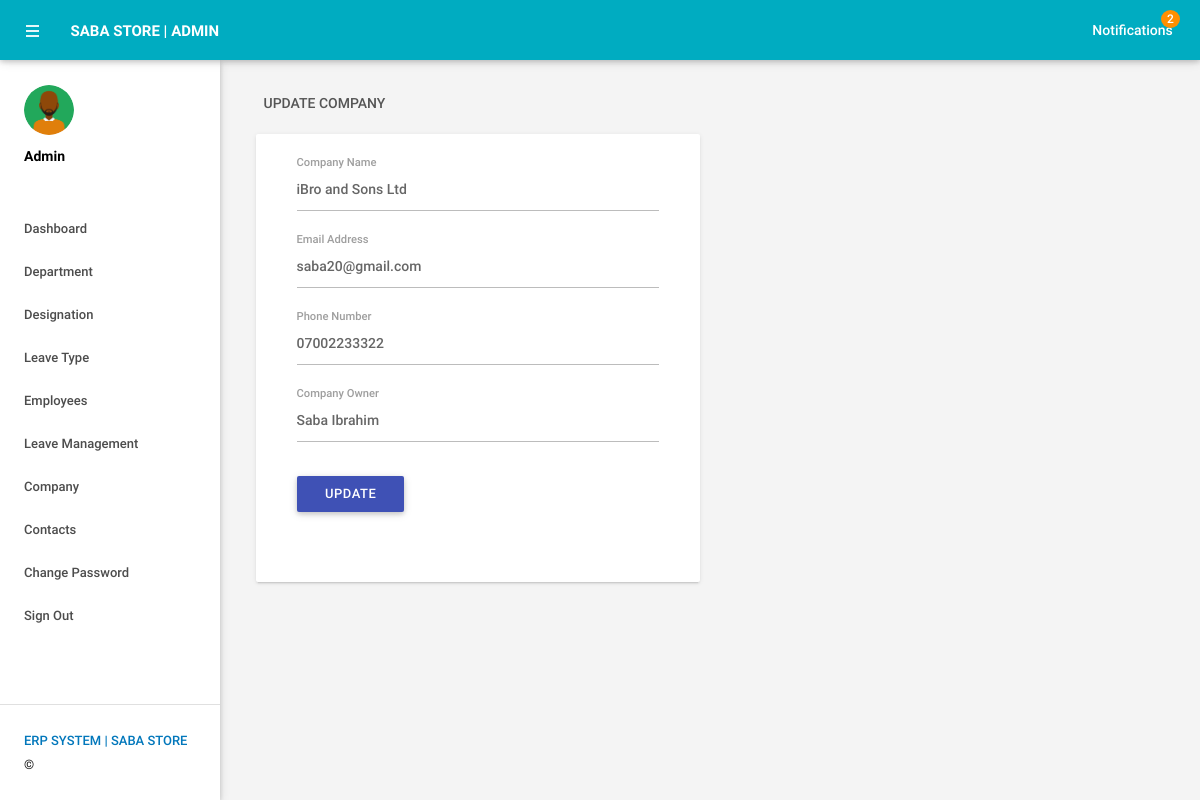
The page /admin/editcompany.php?comid=1 (signed in) on the database its author committed.
### tables this page shows
CREATE TABLE IF NOT EXISTS `tblcompany` (
  `id` int(11) NOT NULL AUTO_INCREMENT,
  `CompanyName` varchar(150) DEFAULT NULL,
  `Email` varchar(100) NOT NULL,
  `CompanyNumber` varchar(100) NOT NULL,
  `CompanyOwner` varchar(100) NOT NULL,
  `CreationDate` timestamp NULL DEFAULT CURRENT_TIMESTAMP,
  PRIMARY KEY (`id`)
);

### admin/editcompany.php (the view, shortened to what this page needs)
<?php
include('includes/config.php');
if(strlen($_SESSION['alogin'])==0)
    {
header('location:index.php');
}
else{
    ?>
<!DOCTYPE html>
<html lang="en">
    <head>
        <link type="text/css" rel="stylesheet" href="../assets/plugins/materialize/css/materialize.min.css"/>
        <link href="../assets/plugins/material-preloader/css/materialPreloader.min.css" rel="stylesheet">
        <link href="../assets/css/alpha.min.css" rel="stylesheet" type="text/css"/>
        <link href="../assets/css/custom.css" rel="stylesheet" type="text/css"/>
    </head>
    <body>
  <?php include('includes/header.php');?>
       <?php include('includes/sidebar.php');?>
            <main class="mn-inner">
                <div class="row">
                    <div class="col s12">
                        <div class="page-title">Update Company</div>
                    </div>
                    <div class="col s12 m12 l6">
                        <div class="card">
                            <div class="card-content">
                                <div class="row">
                                    <form class="col s12" name="chngpwd" method="post">
<?php
$coid=intval($_GET['comid']);
$sql = "SELECT * from tblcompany WHERE id=:coid";
$query = $dbh -> prepare($sql);
$query->bindParam(':coid',$coid,PDO::PARAM_STR);
$query->execute();
$results=$query->fetchAll(PDO::FETCH_OBJ);
if($query->rowCount() > 0)
{
foreach($results as $result)
{               ?>
                                        <div class="row">
                                            <div class="input-field col s12">
<input id="companyname" type="text"  class="validate" autocomplete="off" name="companyname" value="<?php echo htmlentities($result->CompanyName);?>"  required>
                                                <label for="companyname">Company Name</label>
                                            </div>
          <div class="input-field col s12">
<input id="email" type="text"  class="validate" autocomplete="off" value="<?php echo htmlentities($result->Email);?>" name="email"  required>
                                                <label for="email">Email Address</label>
                                            </div>
  <div class="input-field col s12">
 <input id="companynumber" type="text" name="companynumber" class="validate" autocomplete="off" value="<?php echo htmlentities($result->CompanyNumber);?>" required>
                                                <label for="password">Phone Number</label>
                                            </div>
<div class="input-field col s12">
 <input id="companyowner" type="text" name="companyowner" class="validate" autocomplete="off" value="<?php echo htmlentities($result->CompanyOwner);?>" required>
                                                <label for="password">Company Owner</label>
                                            </div>
<?php }} ?>
<div class="input-field col s12">
<button type="submit" name="update" class="waves-effect waves-light btn indigo m-b-xs">UPDATE</button>
</div>
                                        </div>
                                    </form>
                                </div>
                            </div>
                        </div>
                    </div>
                </div>
            </main>
        </div>
        <div class="left-sidebar-hover"></div>
    </body>
</html>
<?php } ?>

### rows shown on the page
tblcompany: companyname "iBro and Sons Ltd", email "saba20@gmail.com", companynumber "07002233322", companyowner "Saba Ibrahim"

### other values the page prints
$unreadcount "2"
